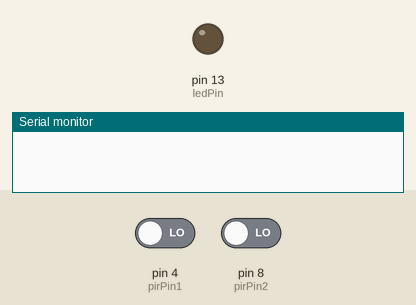
This sketch was run on a simulated Arduino Uno, built with avr-gcc and run on an emulated ATmega328P. Shown: output pins drawn as LEDs (lit = HIGH), the last lines printed to the serial monitor. The test bench sets the inputs (shaded band); at power-on: pin 4 (pirPin1) LOW, pin 8 (pirPin2) LOW.

Above: at 1.8 s.
1.9 s: pin 4 (pirPin1) driven HIGH and pin 8 (pirPin2) driven HIGH
4.9 s: pin 4 (pirPin1) driven LOW
6.4 s: pin 4 (pirPin1) driven HIGH
8.1 s: pin 8 (pirPin2) driven LOW
9.6 s: pin 8 (pirPin2) driven HIGH
At 13.2 s:
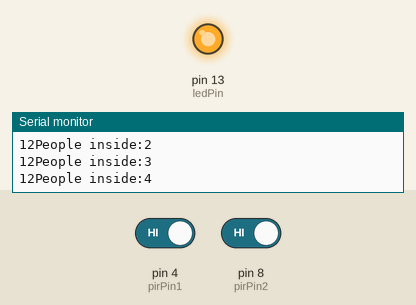
Timing chart, 0 to 13.6 s (numbered marks = the images above; inputs shaded):
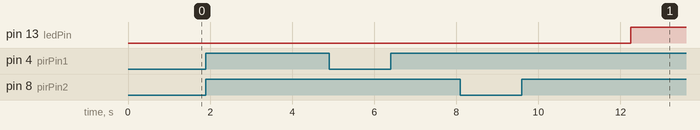

Measured:
- after the input at 4.9 s, every drawn part: stays the same
- after the input at 8.1 s, every drawn part: stays the same
- after the input at 9.6 s, pin 13 (ledPin): LOW → HIGH after 2.7 s

The sketch:

lab_occupancy1.ino
```cpp
// C++ code
//
int people = 0;
int max2 = 3;
int ledPin = 13;                // LED
int pirPin1 = 4;                 // PIR Out pin
int pirPin2 = 8;
int pirStat1 = 0;                   // PIR status
int pirStat2 = 0;                   // PIR status
String sequence="";
int timeoutCounter = 0;
void setup() {
 pinMode(ledPin, OUTPUT);
 pinMode(pirPin1, INPUT);
 pinMode(pirPin2, INPUT);
 Serial.begin(9600);
}
void loop()
{	pirStat1 = digitalRead(pirPin1);
    pirStat2 = digitalRead(pirPin2);
 if(pirStat1 == HIGH  && sequence.charAt(0) != '1'){
    sequence += "1";
  }else if(pirStat2 == HIGH && sequence.charAt(0) != '2'){
    sequence += "2";
  }

  if(sequence.equals("12")){

    people = (people + 1);
    Serial.print(sequence);
    Serial.print("People inside:");
    Serial.println(people);
    sequence="";
    delay(550);
  }else if(sequence.equals("21") && people > 0){
	people = (people - 1);
    Serial.print(sequence);
    Serial.print("People inside");
    Serial.println(people);
    sequence="";
    delay(550);
  }

  //Resets the sequence if it is invalid or timeouts
  if(sequence.length() > 2 || sequence.equals("11") || sequence.equals("22") || timeoutCounter > 200){
    sequence="";
  }

  if(sequence.length() == 1){ //
    timeoutCounter++;
  }else{
    timeoutCounter=0;
  }

  delay(500); // Wait for 500 millisecond(s)
  if (people >= max2) {
    digitalWrite(13, HIGH);
  } else {
    digitalWrite(13, LOW);
  }
}
```
